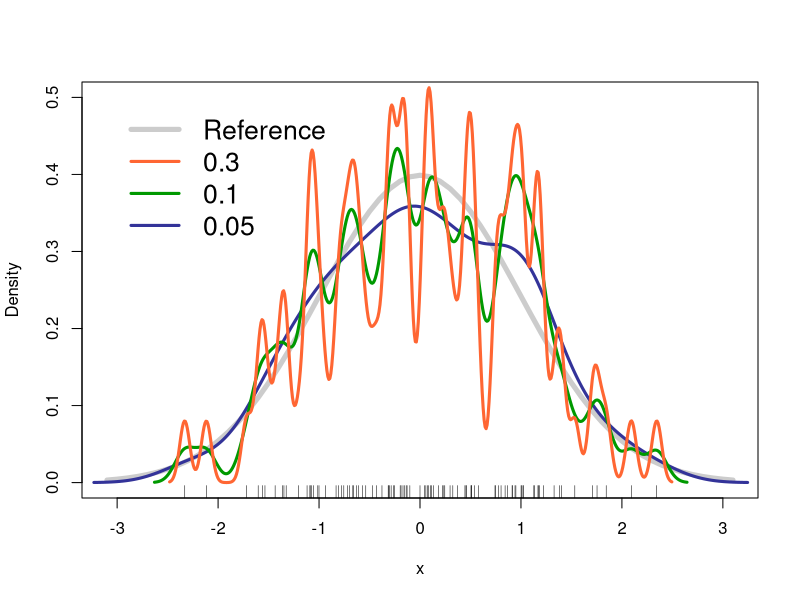

Write R code to recreate this figure.
#!/usr/bin/env Rscript
# this script does what?
library(Cairo)
set.seed(2)

svgpts <- function() {
    # these are the points gleaned from the SVG
    pts <- c(71.922, 71.922, 78.321, 90.281, 93.718, 94.994, 95.73, 98.748, 100.927, 101.365, 102.026, 105.678, 108.229, 109.096, 109.124, 109.618, 110.177, 111.416, 111.77, 113.726, 116.836, 117.498, 118.522, 119.137, 120.292, 120.86, 121.81, 122.08, 122.955, 123.431, 124.707, 125.656, 127.669, 128.814, 130.463, 132.308, 132.484, 132.689, 133.183, 133.844, 134.123, 135.865, 136.126, 136.703, 137.076, 137.645, 137.914, 138.743, 141.752, 143.065, 143.494, 143.988, 144.351, 144.872, 145.096, 145.813, 147.2, 148.496, 148.831, 149.11, 150.675, 151.495, 152.91, 155.091, 155.397, 155.528, 156.906, 156.935, 157.018, 157.986, 159.049, 164.014, 164.209, 165.066, 165.812, 167.013, 167.683, 169.089, 169.247, 169.956, 170.216, 171.754, 171.968, 172.331, 172.387, 175.545, 175.666, 176.765, 176.895, 177.239, 178.386, 181.552, 183.126, 183.825, 187.709, 192.98, 194.304, 197.023, 204.475, 212.02)
    
    # first is repeated, leavin gus only 99 ... must make do.
    pts <- pts[2:100]
    
    # Eye up zero element (48) and set first value to be around 2.3
    dv <- pts[1]/2.4
    p2 <- (pts-pts[48])/dv
}

x <- seq(-3.1,3.1,.1)
# rx <- rnorm(100)
rx <- svgpts()
stroke <-c("#333399", "#009900", "#FF6633", "#CCCCCC")

# CairoPNG("kd2.png", 800, 800)
CairoSVG("kd2.svg", width=10, height=8)
# par(xaxs="i")

plot(x, dnorm(x), "l", ylim=c(0,.5), col=stroke[4], lwd=5, ylab="Density") # that "l" is for lines
lines(density(rx,bw=0.3), col=stroke[1], lwd=3.0)
lines(density(rx,bw=0.1), col=stroke[2], lwd=3.0)
lines(density(rx,bw=0.05), col=stroke[3], lwd=3.0)
legend(-3.1, .5, legend=c("Reference", "0.3", "0.1", "0.05"), col=stroke[4:1], lty=1, cex=1.6, bty="n", lwd=c(5, 3, 3, 3))
# bty is border/box type I reckon. N means no box.
rug(rx)
# Cairo image template
# put plot command here
dev.off()
